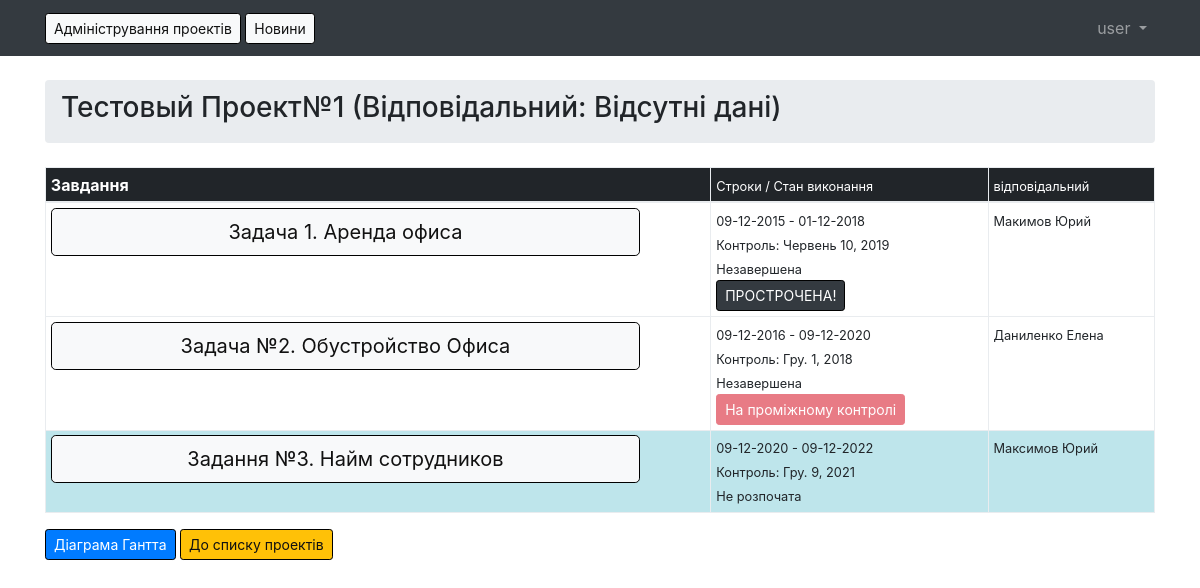
The page /project/1/ (signed in) on the database its author committed.
### home/models.py (models this page shows, shortened)
class PROJECT(models.Model):
    name = models.CharField(max_length=500, verbose_name="Назва",help_text="Введіть назву проекту")
    responsible = models.CharField(max_length=200, verbose_name="Відповідальний",  help_text="Введіть головного відповідального за проект", default="Відсутні дані")
    promizhny_control = models.IntegerField(default=50, verbose_name = "Процент Проміжного Контролю", help_text="введіть процент, якій провіряє від кінця терміну завершення завдання, коли потрібно включати проміжний контроль (за замовчуванням 50%). Наприклад, якщо бажаєте, щоб завданнє за 30% до кінця строку повина буде включена в проміжний контрол, зменіть процент до 30.")
    change_percent = models.BooleanField(default=False, verbose_name = "Змінити процент")
    created_at = models.DateTimeField(auto_now_add=True)
    class Meta:
        verbose_name = "Проекти (назви і відповідальні)"
        verbose_name_plural = "Проекти (назви і відповідальні)"

class TASK(models.Model):
    name_task = models.CharField(max_length=30)
    text = models.TextField(max_length=1000, blank=True,null=True)
    start = models.DateField()
    finish = models.DateField()
    project =  models.ForeignKey(PROJECT, related_name='project')
    performer = models.CharField(max_length=1000, verbose_name="Виконавець", help_text="Введіть виконавця завдання, або через кому, якщо їх декілька", default="Відсутні дані")
    overdue_reason = models.CharField(max_length=1000, verbose_name="Причина простроченого завдання", help_text="Якщо завдання прострочено, вкажіть причину, чому це сталося", blank=True, null=True)
    promizhny = models.BooleanField(default=True, verbose_name = "Не на контролi")
    promizhny_date = models.DateField(default = datetime.date(1,1,1), verbose_name = "Дата контролю")
    overdue = models.BooleanField(default=True, verbose_name = "Не прострочена")
    status_choice= (('n', 'Не розпочата'),
            ('i','Розпочата'),
            ('c','Завершена'))
    status = models.CharField(max_length=1, choices=status_choice, default='n')
    class Meta:
        verbose_name = "Завдання проектів"
        verbose_name_plural = "Завдання проектів (деталі)"

### home/views.py (the view)
# urls.py: url(r'^project/(?P<pk>\d+)/$', home_views.project_detail, name='project_detail' ),
@login_required
def project_detail(request, pk):
    update_task()
    project = PROJECT.objects.get(pk=pk)
    script = gantt(TASK.objects.all().filter(project=project).order_by('-pk'))
    project_tasks = TASK.objects.all().filter(project__pk=pk).order_by('pk')
    return render(request, 'project_detail.html',{'project': project, 'project_tasks': project_tasks, 'script': script})

### home/templatetags/form_tags.py (called while the page is built)
@register.filter
def dict_status(bound_field):
    status_dict= {'n':'Не розпочата','i':'Незавершена','c':'Завершена'}
    return status_dict[bound_field]

### home/update_task.py (called while the page is built)
def change_project_percent():
    projects = PROJECT.objects.all().filter(change_percent=True)
    if projects:
        for project in projects:
            tasks = TASK.objects.all().filter(project=project)
            project.change_percent=False
            project.save()
            [exec("task.promizhny_date=datetime.date(1,1,1); task.save()") for task in tasks]

def change_default_promizhny_date():
    base_date = datetime.date(1,1,1)
    task_work = TASK.objects.all().filter(promizhny_date=base_date)
    if task_work:
        [exec("task.promizhny_date=promizhny_date(task); task.save()") for task in task_work]

def update_task():
    change_project_percent()
    change_default_promizhny_date()
    tasks_all = TASK.objects.all()
    tasks = TASK.objects.all().filter(status='n').union(TASK.objects.all().filter(status='i'))
    promizhny_control = [task for task in tasks if check_promizhny(task)]
    overdue_task = [task for task in tasks if (task.finish - now()).days < 0]
    [exec("task.promizhny=True; task.save()") for task in tasks_all]
    [exec("task.overdue=True; task.save()") for task in tasks_all]
    [exec("task.promizhny=False; task.save()") for task in promizhny_control]
    [exec("task.overdue=False; task.save()") for task in overdue_task]

### home/templates/project_detail.html (shortened to what this page needs)
{% extends "base.html" %}
{% load form_tags %}
    {% block breadcrumb %}
    <h3>
    {{ project.name}} (Відповідальний: {{project.responsible}})
    </h3>
    {% endblock breadcrumb %}
    {% block content %}
<table class="table table-hover table-bordered table-sm" cellpadding="0" cellspacing="0" width="100%" border="0">
    <thead class="thead-inverse">
      <tr>
        <th>Завдання</th>
        <th><small>Строки / Стан виконання</small></th>
        <th><small>відповідальний</small></th>
      </tr>
    </thead>
    <tbody>
      {% for task in project_tasks %}
        <tr>
          <td {% if task.status == "c" %} class='table-success'
          {% elif task.status == "n" %} class='table-info'
          {% endif %} width="60%">
          <a type="button" href="#" class="btn btn-light btn-lg" id = "button_size" data-toggle="modal" data-target="#myModallg{{forloop.counter}}">
           {{ task.name_task }}
          </a>
        <td {% if task.status == "c" %} class='table-success'
          {% elif task.status == "n" %} class='table-info'
          {% endif %} width="25%">
            <small>
            {{ task.start|date:'d-m-Y' }} - {{ task.finish|date:'d-m-Y' }}<br>
                    Контроль: {{ task.promizhny_date }}<br>
                    {{ task.status|dict_status }}
                </small>
             {% if not task.overdue %}
            <br><button class="btn btn-dark btn-sm" data-toggle="modal" data-target="#myProstrochena{{forloop.counter}}">ПРОСТРОЧЕНА!</button>
            {% elif not task.promizhny %}
            <br><button class="btn btn-danger btn-sm" disabled>На проміжному контролі</button>
            {% endif %}
          </td>
          <td {% if task.status == "c" %} class='table-success'
          {% elif task.status == "n" %} class='table-info'
          {% endif %} width="15%">
                <small>
                    {{ task.performer }}
                </small>
          </td>
        </tr>
      {% endfor %}
    </tbody>
  </table>
 <button onclick="myFunction{{project.project.pk}}()" class="btn btn-primary btn-sm">Діаграма Гантта</button>&nbsp;<a role="button" href="{% url 'home'%}" class="btn btn-warning btn-sm">До списку проектів</a><br><br>
    {% endblock content %}

### home/templates/base.html (shortened to what this page needs)
{% load static %}<!DOCTYPE html>
<html>
  <head>
    <link rel="stylesheet" href="{% static 'css/bootstrap.min.css' %}">
    <link rel="stylesheet" href="{% static 'css/app.css' %}">
  </head>
  <body>
      <nav class="navbar navbar-expand-sm navbar-dark bg-dark">
        <div class="container">
          <a type="button" class="btn btn-light btn-sm" href="{% url 'home' %}">
          Адміністрування проектів
          </a> &nbsp;
          <a type="button" class="btn btn-light btn-sm" href="{% url 'news' %}">
          Новини
          </a>
          <div class="collapse navbar-collapse" id="mainMenu">
            {% if user.is_authenticated %}
              <ul class="navbar-nav ml-auto">
                <li class="nav-item dropdown">
                  <a class="nav-link dropdown-toggle" href="#" id="userMenu" data-toggle="dropdown" aria-haspopup="true" aria-expanded="false">
                    {{ user.username }}
                  </a>
                </li>
              </ul>
            {% else %}
              <form class="form-inline ml-auto">
                <a href="{% url 'login' %}" class="btn btn-outline-secondary">Log in</a>
                <a href="{% url 'signup' %}" class="btn btn-primary ml-2">Sign up</a>
              </form>
            {% endif %}
          </div>
        </div>
      </nav>
      <div class="container">
        <ol class="breadcrumb my-4">
          {% block breadcrumb %}
          {% endblock %}
        </ol>
        {% block content %}
        {% endblock %}
      </div>
  </body>
</html>

### rows shown on the page
PROJECT: name "Тестовый Проект№1", responsible "Відсутні дані"
TASK: name_task "Задача 1. Аренда офиса", start "09-12-2015", finish "01-12-2018", promizhny_date "Червень 10, 2019", status|dict_status "Незавершена", performer "Макимов Юрий"
TASK: name_task "Задача №2. Обустройство Офиса", start "09-12-2016", finish "09-12-2020", promizhny_date "Гру. 1, 2018", status|dict_status "Незавершена", overdue "На проміжному контролі", performer "Даниленко Елена"
TASK: name_task "Задання №3. Найм сотрудников", start "09-12-2020", finish "09-12-2022", promizhny_date "Гру. 9, 2021", status|dict_status "Не розпочата", performer "Максимов Юрий"

### other values the page prints
{{ user.username }} "user"
